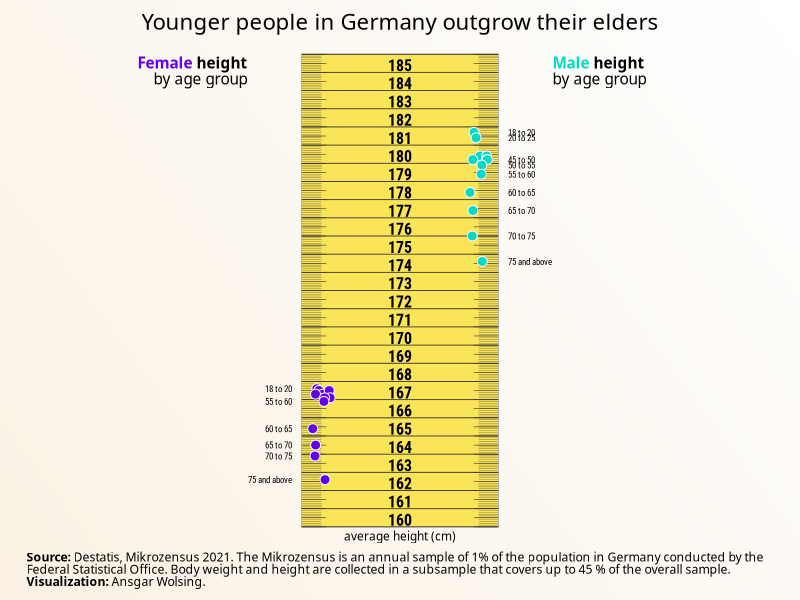
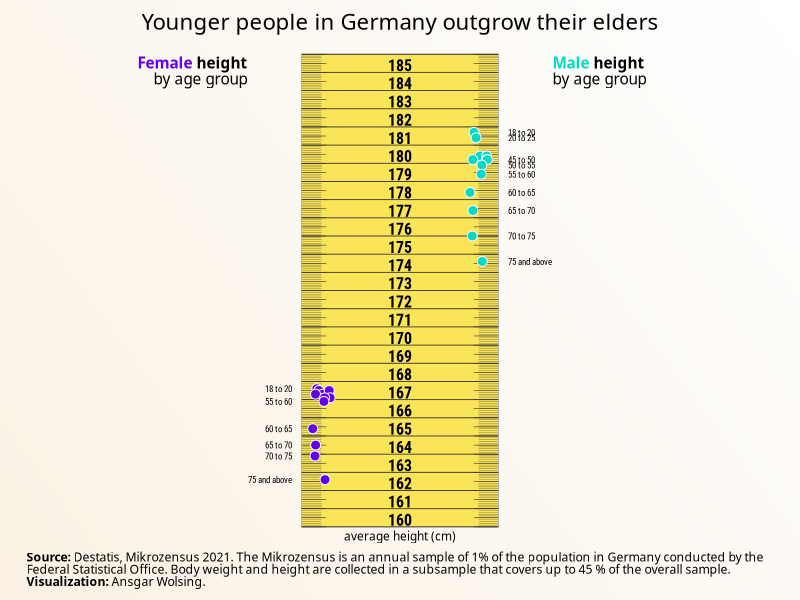

These figures' R source, in order:
library(tidyverse)
library(ggtext)
library(here)

base_path <- here("2024", "10")
  
  
#' Source: Destatis
#' https://www.destatis.de/DE/Themen/Gesellschaft-Umwelt/Gesundheit/Gesundheitszustand-Relevantes-Verhalten/Tabellen/liste-koerpermasse.html
df <- tribble(
  ~age_group, ~female, ~male,
  "18 to 20",167.6,181.7,
  "20 to 25",167.5,181.4,
  "25 to 30",167.3,180.4,
  "30 to 35",167.2,180.4,
  "35 to 40",167.3,180.2,
  "40 to 45",167.5,180.2,
  "45 to 50",167.1,180.2,
  "50 to 55",167.1,179.9,
  "55 to 60",166.9,179.4,
  "60 to 65",165.4,178.4,
  "65 to 70",164.5,177.4,
  "70 to 75",163.9,176,
  "75 and above",162.6,174.6
)

gradient_fill <- grid::linearGradient(c("#FAF1E3", "#FFFFFF"), group = FALSE) 

measure_min = 160
measure_max = 186

measure <- list(
  min = measure_min,
  max = measure_max,
  big_marks = seq(measure_min, measure_max, 10),
  cm_marks = seq(measure_min, measure_max, 1),
  mm5_marks = seq(measure_min, measure_max, 0.5),
  mm_marks = seq(measure_min, measure_max, 0.1),
  bg_color = "#FAE458",
  mark_color = "grey20",
  xmin = 3.0,
  xmax = 5.0
)

ys_plot <- ggplot() +
  annotate(
    "rect",
    xmin = measure$xmin, xmax = measure$xmax,
    ymin = 0, ymax = measure$max - measure$min,
    fill = measure$bg_color, color = measure$mark_color, size = 0.1
  ) +
  # Millimeters left and right
  annotate(
    "segment",
    x = measure$xmin, xend = measure$xmin + 0.2,
    y = measure$mm_marks - measure$min,
    color = measure$mark_color, size = 0.1
  ) +
  annotate(
    "segment",
    x = measure$xmax, xend = measure$xmax - 0.2,
    y = measure$mm_marks - measure$min,
    color = measure$mark_color, size = 0.1
  ) +
  # 5 mm marks left and right
  annotate(
    "segment",
    x = measure$xmin, xend = measure$xmin + 0.25,
    y = measure$mm5_marks - measure$min,
    color = measure$mark_color, size = 0.2
  ) +
  annotate(
    "segment",
    x = measure$xmax, xend = measure$xmax - 0.25,
    y = measure$mm5_marks - measure$min,
    color = measure$mark_color, size = 0.2
  ) +
  # cm marks 
  annotate(
    "segment",
    x = measure$xmin, xend = measure$xmax,
    y = measure$cm_marks - measure$min,
    color = measure$mark_color, size = 0.3
  ) +
  # cm labels
  annotate(
    "text",
    x = measure$xmin + (measure$xmax - measure$xmin) / 2,
    y = measure$cm_marks[seq_along(measure$cm_marks) - 1] - measure$min,
    label = measure$cm_marks[seq_along(measure$cm_marks) - 1],
    family = "Roboto Condensed", fontface = "bold", size = 4, hjust = 0.5, vjust = -0.1
  ) +
  coord_cartesian(xlim = c(0, 8), expand = FALSE, clip = "off")

ys_plot +
  # text labels
  annotate(
    "richtext",
    x = measure$xmin - 0.5, y = measure$max - measure$min - 1,
    label = "**<span style='color:#6200EE'>Female</span> height**<br>by age group",
    family = "Libre Franklin", hjust = 1, lineheight = 0.9,
    label.size = 0, fill = NA
  ) +
  annotate(
    "richtext",
    x = measure$xmax + 0.5, y = measure$max - measure$min - 1,
    label = "**<span style='color:#03DAC5'>Male</span> height**<br>by age group",
    family = "Libre Franklin", hjust = 0, lineheight = 0.9,
    label.size = 0, fill = NA
  ) +
  geom_point(
    data = df,
    aes(x = measure$xmin + 0.2, y = female - measure$min, fill = "female"),
    shape = 21, color = "white", size = 3,
    position = position_jitter(width = 0.1, height = 0, seed = 1)
  ) +
  # male heights
  geom_point(
    data = df,
    aes(x = measure$xmax - 0.2, y = male - measure$min, fill = "male"),
    shape = 21, color = "white", size = 3,
    position = position_jitter(width = 0.1, height = 0, seed = 1)
  ) +
  # Data labels for female heights
  geom_text(
    data = subset(df, !age_group %in% df$age_group[2:8]),
    aes(x = measure$xmin - 0.1, y = female - measure$min, label = age_group),
    hjust = 1, family = "Roboto Condensed", size = 2.25
  ) +
  # Data labels for male heights
  geom_text(
    data = subset(df, !age_group %in% df$age_group[3:6]),
    aes(x = measure$xmax + 0.1, y = male - measure$min, label = age_group),
    hjust = 0, family = "Roboto Condensed", size = 2.25
  ) +
  annotate(
    "text",
    measure$xmin + (measure$xmax - measure$xmin) / 2,
    y = -0.5,
    label = "average height (cm)", hjust = 0.5,
     family = "Libre Franklin SemiBold", size = 3
  ) +
  scale_fill_manual(values = c("#6200EE", "#03DAC5")) +
  guides(fill = "none") +
  labs(
    title = "Younger people in Germany outgrow their elders ",
    caption = "**Source:** Destatis, Mikrozensus 2021.
    The Mikrozensus is an annual sample of 1% of the population in
    Germany conducted by the Federal Statistical Office.
    Body weight and height are collected in a subsample that covers up to 
    45 % of the overall sample. 
    **Visualization:** Ansgar Wolsing."
  ) +
  theme_void(base_family = "Libre Franklin") +
  theme(
    plot.background = element_rect(color = gradient_fill, fill = gradient_fill),
    plot.title = element_markdown(
      family = "Libre Franklin SemiBold", size = 16, hjust = 0.5,
      margin = margin(b = 14)),
    plot.caption = element_textbox(
      width = 0.95, lineheight = 1, hjust = 0.5, margin = margin(t = 12)),
    plot.margin = margin(t = 10, b = 8, l = 5, r = 5)
  )
ggsave(here(base_path, "10-physical-height-measure-tape.png"), width = 5, height = 5,
       scale = 1.25)
